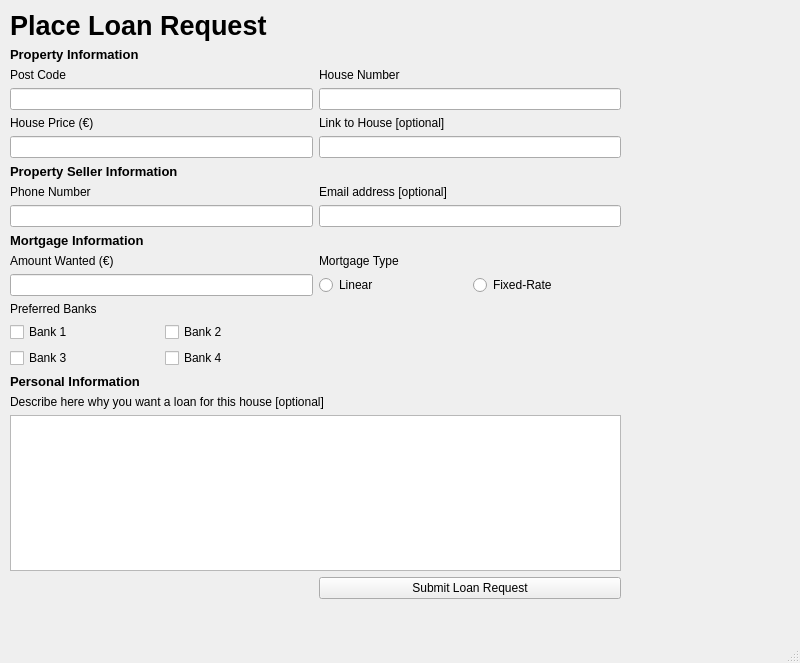
<?xml version="1.0" encoding="UTF-8"?>
<ui version="4.0">
 <class>MainWindow</class>
 <widget class="QMainWindow" name="MainWindow">
  <property name="geometry">
   <rect>
    <x>0</x>
    <y>0</y>
    <width>800</width>
    <height>663</height>
   </rect>
  </property>
  <property name="windowTitle">
   <string>MainWindow</string>
  </property>
  <widget class="QWidget" name="centralwidget">
   <widget class="QWidget" name="gridLayoutWidget">
    <property name="geometry">
     <rect>
      <x>10</x>
      <y>10</y>
      <width>611</width>
      <height>589</height>
     </rect>
    </property>
    <layout class="QGridLayout" name="gridLayout">
     <item row="0" column="0">
      <widget class="QLabel" name="bplr_title_label">
       <property name="font">
        <font>
         <pointsize>20</pointsize>
         <weight>75</weight>
         <bold>true</bold>
        </font>
       </property>
       <property name="text">
        <string>Place Loan Request</string>
       </property>
      </widget>
     </item>
     <item row="3" column="1">
      <widget class="QLineEdit" name="bplr_housenumber_lineedit"/>
     </item>
     <item row="5" column="0">
      <widget class="QLineEdit" name="bplr_house_price_lineedit"/>
     </item>
     <item row="2" column="0">
      <widget class="QLabel" name="bplr_postcode_label">
       <property name="font">
        <font>
         <pointsize>9</pointsize>
        </font>
       </property>
       <property name="text">
        <string>Post Code</string>
       </property>
      </widget>
     </item>
     <item row="3" column="0">
      <widget class="QLineEdit" name="bplr_postcode_lineedit"/>
     </item>
     <item row="8" column="0">
      <widget class="QLineEdit" name="bplr_seller_phone_number_lineedit"/>
     </item>
     <item row="5" column="1">
      <widget class="QLineEdit" name="bplr_house_link_lineedit"/>
     </item>
     <item row="18" column="1">
      <widget class="QPushButton" name="bplr_submit_button">
       <property name="text">
        <string>Submit Loan Request</string>
       </property>
      </widget>
     </item>
     <item row="9" column="0">
      <widget class="QLabel" name="bplr_mortgage_information_label">
       <property name="font">
        <font>
         <pointsize>10</pointsize>
         <weight>75</weight>
         <bold>true</bold>
        </font>
       </property>
       <property name="text">
        <string>Mortgage Information</string>
       </property>
      </widget>
     </item>
     <item row="11" column="0">
      <widget class="QLineEdit" name="bplr_amount_wanted_lineedit"/>
     </item>
     <item row="2" column="1">
      <widget class="QLabel" name="bplr_housenumber_label">
       <property name="font">
        <font>
         <pointsize>9</pointsize>
        </font>
       </property>
       <property name="text">
        <string>House Number</string>
       </property>
      </widget>
     </item>
     <item row="10" column="1">
      <widget class="QLabel" name="bplr_mortgage_type_label">
       <property name="font">
        <font>
         <pointsize>9</pointsize>
        </font>
       </property>
       <property name="text">
        <string>Mortgage Type</string>
       </property>
      </widget>
     </item>
     <item row="4" column="0">
      <widget class="QLabel" name="bplr_house_price_label">
       <property name="font">
        <font>
         <pointsize>9</pointsize>
        </font>
       </property>
       <property name="text">
        <string>House Price (€)</string>
       </property>
      </widget>
     </item>
     <item row="12" column="0">
      <widget class="QLabel" name="bplr_preferred_banks_label">
       <property name="text">
        <string>Preferred Banks</string>
       </property>
      </widget>
     </item>
     <item row="7" column="0">
      <widget class="QLabel" name="bplr_seller_phone_number_label">
       <property name="text">
        <string>Phone Number</string>
       </property>
      </widget>
     </item>
     <item row="10" column="0">
      <widget class="QLabel" name="bplr_amount_wanted_label">
       <property name="font">
        <font>
         <pointsize>9</pointsize>
        </font>
       </property>
       <property name="text">
        <string>Amount Wanted (€)</string>
       </property>
      </widget>
     </item>
     <item row="11" column="1">
      <layout class="QGridLayout" name="gridLayout_2">
       <item row="0" column="0">
        <widget class="QRadioButton" name="bplr_linear_radiobutton">
         <property name="text">
          <string>Linear</string>
         </property>
        </widget>
       </item>
       <item row="0" column="1">
        <widget class="QRadioButton" name="bplr_fixedrate_radiobutton">
         <property name="text">
          <string>Fixed-Rate</string>
         </property>
        </widget>
       </item>
      </layout>
     </item>
     <item row="4" column="1">
      <widget class="QLabel" name="bplr_house_link_label">
       <property name="font">
        <font>
         <pointsize>9</pointsize>
        </font>
       </property>
       <property name="text">
        <string>Link to House [optional]</string>
       </property>
      </widget>
     </item>
     <item row="1" column="0">
      <widget class="QLabel" name="bplr_property_information_label">
       <property name="font">
        <font>
         <pointsize>10</pointsize>
         <weight>75</weight>
         <bold>true</bold>
        </font>
       </property>
       <property name="text">
        <string>Property Information</string>
       </property>
      </widget>
     </item>
     <item row="17" column="0" colspan="2">
      <widget class="QTextEdit" name="bplr_description_textedit"/>
     </item>
     <item row="16" column="0" colspan="2">
      <widget class="QLabel" name="bplr_description_label">
       <property name="font">
        <font>
         <pointsize>9</pointsize>
         <weight>50</weight>
         <bold>false</bold>
        </font>
       </property>
       <property name="text">
        <string>Describe here why you want a loan for this house [optional]</string>
       </property>
      </widget>
     </item>
     <item row="15" column="0">
      <widget class="QLabel" name="bplr_personal_information_label">
       <property name="font">
        <font>
         <pointsize>10</pointsize>
         <weight>75</weight>
         <bold>true</bold>
        </font>
       </property>
       <property name="text">
        <string>Personal Information</string>
       </property>
      </widget>
     </item>
     <item row="14" column="0">
      <layout class="QGridLayout" name="gridLayout_4">
       <item row="0" column="1">
        <widget class="QCheckBox" name="bplr_bank2_checkbox">
         <property name="text">
          <string>Bank 2</string>
         </property>
        </widget>
       </item>
       <item row="0" column="0">
        <widget class="QCheckBox" name="bplr_bank1_checkbox">
         <property name="text">
          <string>Bank 1</string>
         </property>
        </widget>
       </item>
       <item row="1" column="0">
        <widget class="QCheckBox" name="bplr_bank3_checkbox">
         <property name="text">
          <string>Bank 3</string>
         </property>
        </widget>
       </item>
       <item row="1" column="1">
        <widget class="QCheckBox" name="bplr_bank4_checkbox">
         <property name="text">
          <string>Bank 4</string>
         </property>
        </widget>
       </item>
      </layout>
     </item>
     <item row="14" column="1">
      <layout class="QGridLayout" name="gridLayout_5"/>
     </item>
     <item row="6" column="0">
      <widget class="QLabel" name="bplr_property_seller_information_label">
       <property name="font">
        <font>
         <pointsize>10</pointsize>
         <weight>75</weight>
         <bold>true</bold>
        </font>
       </property>
       <property name="text">
        <string>Property Seller Information</string>
       </property>
      </widget>
     </item>
     <item row="7" column="1">
      <widget class="QLabel" name="bplr_seller_email_label">
       <property name="text">
        <string>Email address [optional]</string>
       </property>
      </widget>
     </item>
     <item row="8" column="1">
      <widget class="QLineEdit" name="bplr_seller_email_lineedit"/>
     </item>
    </layout>
   </widget>
  </widget>
  <widget class="QMenuBar" name="menubar">
   <property name="geometry">
    <rect>
     <x>0</x>
     <y>0</y>
     <width>800</width>
     <height>25</height>
    </rect>
   </property>
  </widget>
  <widget class="QStatusBar" name="statusbar"/>
 </widget>
 <resources/>
 <connections/>
</ui>
